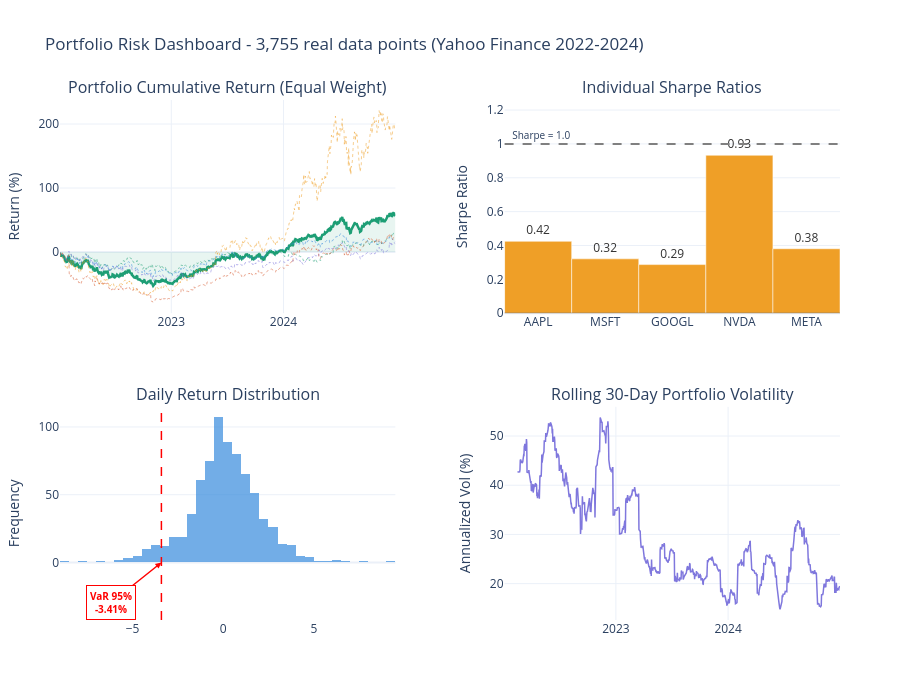

Notebook code cell kept with this figure:
### Markdown cell above
## 7. Portfolio Risk Dashboard

### Code cell
weights = np.array([0.20, 0.20, 0.20, 0.20, 0.20])
port_rets = returns.dot(weights)
ann_ret  = port_rets.mean() * 252 * 100
ann_vol  = port_rets.std()  * np.sqrt(252) * 100
sharpe   = ann_ret / ann_vol
var95    = np.percentile(port_rets, 5) * 100
var99    = np.percentile(port_rets, 1) * 100
cum      = (1 + port_rets).cumprod()
max_dd   = ((cum - cum.cummax()) / cum.cummax()).min() * 100
indiv_sharpes = {
    t: (returns[t].mean() * 252) / (returns[t].std() * np.sqrt(252))
    for t in TICKERS
}

fig = make_subplots(rows=2, cols=2,
    subplot_titles=[
        'Portfolio Cumulative Return (Equal Weight)',
        'Individual Sharpe Ratios',
        'Daily Return Distribution',
        'Rolling 30-Day Portfolio Volatility'
    ],
    vertical_spacing=0.18,
    horizontal_spacing=0.14)

# Cumulative return — portfolio
fig.add_trace(go.Scatter(
    x=cum.index, y=(cum - 1) * 100,
    fill='tozeroy',
    line=dict(color='#1D9E75', width=2.5),
    fillcolor='rgba(29,158,117,0.1)',
    name='Portfolio'
), row=1, col=1)

# Individual ticker cumulative returns
for ticker, color in zip(TICKERS, colors):
    cum_t = (1 + returns[ticker]).cumprod()
    fig.add_trace(go.Scatter(
        x=cum_t.index, y=(cum_t - 1) * 100,
        line=dict(color=color, width=1, dash='dot'),
        name=ticker, opacity=0.5
    ), row=1, col=1)

# Sharpe bars
sharpe_vals = list(indiv_sharpes.values())
bar_colors = ['#1D9E75' if s > 1 else '#EF9F27' if s > 0 else '#D85A30'
              for s in sharpe_vals]
fig.add_trace(go.Bar(
    x=list(indiv_sharpes.keys()),
    y=sharpe_vals,
    marker_color=bar_colors,
    text=[f'{s:.2f}' for s in sharpe_vals],
    textposition='outside',
    textfont=dict(size=12, color='#333333'),
    name='Sharpe'
), row=1, col=2)
fig.add_hline(y=1.0, line_dash='dash', line_color='gray',
    annotation_text='  Sharpe = 1.0',
    annotation_font_size=10,
    annotation_position='top left',
    row=1, col=2)
fig.add_hline(y=0, line_color='black', line_width=0.5, row=1, col=2)

# Update y-axis range for Sharpe bars so labels don't get cut off
max_sharpe = max(sharpe_vals)
fig.update_yaxes(range=[0, max_sharpe * 1.35], row=1, col=2)

# Return distribution
fig.add_trace(go.Histogram(
    x=port_rets * 100, nbinsx=60,
    marker_color='#378ADD', opacity=0.7,
    name='Returns'
), row=2, col=1)

# VaR as separate annotation with arrow
fig.add_vline(
    x=var95,
    line_dash='dash',
    line_color='red',
    line_width=1.5,
    row=2, col=1
)
fig.add_annotation(
    x=var95, y=0,
    text=f'<b>VaR 95%<br>{var95:.2f}%</b>',
    showarrow=True,
    arrowhead=2,
    arrowcolor='red',
    arrowsize=0.8,
    arrowwidth=1.5,
    ax=-50, ay=40,
    font=dict(size=10, color='red'),
    bgcolor='white',
    bordercolor='red',
    borderwidth=1,
    borderpad=3,
    row=2, col=1
)

# Rolling vol
roll_vol = port_rets.rolling(30).std() * np.sqrt(252) * 100
fig.add_trace(go.Scatter(
    x=roll_vol.index, y=roll_vol,
    line=dict(color='#7F77DD', width=1.5),
    name='Port Vol'
), row=2, col=2)

total_pts = len(returns) * len(TICKERS)
fig.update_layout(
    height=680,
    template='plotly_white',
    title=f'Portfolio Risk Dashboard - {total_pts:,} real data points (Yahoo Finance 2022-2024)',
    showlegend=False,
    margin=dict(l=60, r=60, t=100, b=60)
)
fig.update_yaxes(title_text='Return (%)', row=1, col=1)
fig.update_yaxes(title_text='Sharpe Ratio', row=1, col=2)
fig.update_yaxes(title_text='Frequency', row=2, col=1)
fig.update_yaxes(title_text='Annualized Vol (%)', row=2, col=2)
fig.show()

print('\n=== Portfolio Summary (Equal Weight, Real Data) ===')
print(f'Ann. Return   : {ann_ret:.2f}%')
print(f'Ann. Vol      : {ann_vol:.2f}%')
print(f'Sharpe Ratio  : {sharpe:.3f}')
print(f'VaR 95%       : {var95:.3f}%')
print(f'VaR 99%       : {var99:.3f}%')
print(f'Max Drawdown  : {max_dd:.2f}%')
print(f'\nIndividual Sharpe Ratios:')
for t, s in indiv_sharpes.items():
    print(f'  {t}: {s:.3f}')

### Figure 1 — Plotly figure (JSON) as saved in the notebook; plotly's stock layout.template omitted (floating-point values rounded to 4 significant figures; data arrays with more than 128 entries replaced by an {"elided": "..."} marker saying what was removed)
{"data": [{"fill": "tozeroy", "fillcolor": "rgba(29,158,117,0.1)", "line": {"color": "#1D9E75", "width": 2.5}, "name": "Portfolio", "type": "scatter", "x": {"elided": "751 str values"}, "xaxis": "x", "y": {"elided": "751 float values"}, "yaxis": "y"}, {"line": {"color": "#1D9E75", "dash": "dot", "width": 1}, "name": "AAPL", "opacity": 0.5, "type": "scatter", "x": {"elided": "751 str values"}, "xaxis": "x", "y": {"elided": "751 float values"}, "yaxis": "y"}, {"line": {"color": "#378ADD", "dash": "dot", "width": 1}, "name": "MSFT", "opacity": 0.5, "type": "scatter", "x": {"elided": "751 str values"}, "xaxis": "x", "y": {"elided": "751 float values"}, "yaxis": "y"}, {"line": {"color": "#7F77DD", "dash": "dot", "width": 1}, "name": "GOOGL", "opacity": 0.5, "type": "scatter", "x": {"elided": "751 str values"}, "xaxis": "x", "y": {"elided": "751 float values"}, "yaxis": "y"}, {"line": {"color": "#EF9F27", "dash": "dot", "width": 1}, "name": "NVDA", "opacity": 0.5, "type": "scatter", "x": {"elided": "751 str values"}, "xaxis": "x", "y": {"elided": "751 float values"}, "yaxis": "y"}, {"line": {"color": "#D85A30", "dash": "dot", "width": 1}, "name": "META", "opacity": 0.5, "type": "scatter", "x": {"elided": "751 str values"}, "xaxis": "x", "y": {"elided": "751 float values"}, "yaxis": "y"}, {"marker": {"color": ["#EF9F27", "#EF9F27", "#EF9F27", "#EF9F27", "#EF9F27"]}, "name": "Sharpe", "text": ["0.42", "0.32", "0.29", "0.93", "0.38"], "textfont": {"color": "#333333", "size": 12}, "textposition": "outside", "type": "bar", "x": ["AAPL", "MSFT", "GOOGL", "NVDA", "META"], "xaxis": "x2", "y": [0.4246, 0.3209, 0.2872, 0.9329, 0.3807], "yaxis": "y2"}, {"marker": {"color": "#378ADD"}, "name": "Returns", "nbinsx": 60, "opacity": 0.7, "type": "histogram", "x": {"elided": "751 float values"}, "xaxis": "x3", "yaxis": "y3"}, {"line": {"color": "#7F77DD", "width": 1.5}, "name": "Port Vol", "type": "scatter", "x": {"elided": "751 str values"}, "xaxis": "x4", "y": {"elided": "751 float values"}, "yaxis": "y4"}], "layout": {"annotations": [{"font": {"size": 16}, "showarrow": false, "text": "Portfolio Cumulative Return (Equal Weight)", "x": 0.215, "xanchor": "center", "xref": "paper", "y": 1, "yanchor": "bottom", "yref": "paper"}, {"font": {"size": 16}, "showarrow": false, "text": "Individual Sharpe Ratios", "x": 0.785, "xanchor": "center", "xref": "paper", "y": 1, "yanchor": "bottom", "yref": "paper"}, {"font": {"size": 16}, "showarrow": false, "text": "Daily Return Distribution", "x": 0.215, "xanchor": "center", "xref": "paper", "y": 0.41, "yanchor": "bottom", "yref": "paper"}, {"font": {"size": 16}, "showarrow": false, "text": "Rolling 30-Day Portfolio Volatility", "x": 0.785, "xanchor": "center", "xref": "paper", "y": 0.41, "yanchor": "bottom", "yref": "paper"}, {"font": {"size": 10}, "showarrow": false, "text": "  Sharpe = 1.0", "x": 0, "xanchor": "left", "xref": "x2 domain", "y": 1, "yanchor": "bottom", "yref": "y2"}, {"arrowcolor": "red", "arrowhead": 2, "arrowsize": 0.8, "arrowwidth": 1.5, "ax": -50, "ay": 40, "bgcolor": "white", "bordercolor": "red", "borderpad": 3, "borderwidth": 1, "font": {"color": "red", "size": 10}, "showarrow": true, "text": "<b>VaR 95%<br>-3.41%</b>", "x": -3.407, "xref": "x3", "y": 0, "yref": "y3"}], "height": 680, "margin": {"b": 60, "l": 60, "r": 60, "t": 100}, "shapes": [{"line": {"color": "gray", "dash": "dash"}, "type": "line", "x0": 0, "x1": 1, "xref": "x2 domain", "y0": 1, "y1": 1, "yref": "y2"}, {"line": {"color": "black", "width": 0.5}, "type": "line", "x0": 0, "x1": 1, "xref": "x2 domain", "y0": 0, "y1": 0, "yref": "y2"}, {"line": {"color": "red", "dash": "dash", "width": 1.5}, "type": "line", "x0": -3.407, "x1": -3.407, "xref": "x3", "y0": 0, "y1": 1, "yref": "y3 domain"}], "showlegend": false, "title": {"text": "Portfolio Risk Dashboard - 3,755 real data points (Yahoo Finance 2022-2024)"}, "xaxis": {"anchor": "y", "domain": [0, 0.43]}, "xaxis2": {"anchor": "y2", "domain": [0.57, 1]}, "xaxis3": {"anchor": "y3", "domain": [0, 0.43]}, "xaxis4": {"anchor": "y4", "domain": [0.57, 1]}, "yaxis": {"anchor": "x", "domain": [0.59, 1], "title": {"text": "Return (%)"}}, "yaxis2": {"anchor": "x2", "domain": [0.59, 1], "range": [0, 1.259], "title": {"text": "Sharpe Ratio"}}, "yaxis3": {"anchor": "x3", "domain": [0, 0.41], "title": {"text": "Frequency"}}, "yaxis4": {"anchor": "x4", "domain": [0, 0.41], "title": {"text": "Annualized Vol (%)"}}}}
